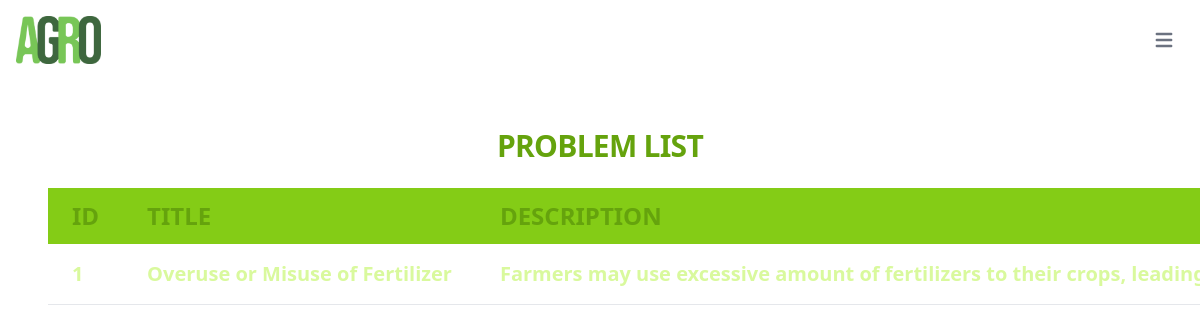
Page /myapp/problemlistview/problemdetailview/1 on the committed database.
### myapp/models.py (models this page shows, shortened)
class Problem(models.Model):
    title = models.CharField(max_length=100)
    description = models.CharField(max_length=500,null=True)

### myapp/views.py (the view)
# urls.py: path('problemlistview/problemdetailview/<int:pk>', ProblemDetailView.as_view()),
class ProblemDetailView(DetailView):
    template_name_suffix = "_show"
    model = Problem

### myapp/templates/myapp/problem_show.html (shortened to what this page needs)
{% load static tailwind_tags %}
{% load static %}
<!DOCTYPE html>
<html lang="en">
<head>
    {% tailwind_css %}
</head>
<body class="overflow-y-scroll">
    <div>
        <nav class="">
          <div class="max-w-screen-xl flex flex-wrap items-center justify-between mx-auto p-4">
            <a href="#" class="flex items-center">
                <img src="{% static 'myapp/images/agrologo.png' %}" class="h-12 " alt="Flowbite Logo" />
            </a>
            <button data-collapse-toggle="navbar-hamburger" type="button" class="inline-flex items-center p-2 ml-3 text-sm text-gray-500 rounded-lg hover:bg-gray-100 focus:outline-none focus:ring-2 focus:ring-gray-200 dark:text-gray-400 dark:hover:bg-gray-700 dark:focus:ring-gray-600" aria-controls="navbar-hamburger" aria-expanded="true">
            </button>
          </div>
        </nav>
    </div>
    <h1 class="mb-4 text-4xl text-center font-bold leading-none tracking-tight text-lime-600 md:text-3xl lg:text-3xl dark:text-lime-600 mt-12"> PROBLEM LIST </h1>
    <div class="relative overflow-x-auto block py-2 pl-12 pr-12">
        <table class="w-full text-sm text-left text-lime-600 dark:text-lime-600">
            <thead class="text-2xl text-lime-600 uppercase bg-lime-500 dark:bg-lime-500 dark:text-white">
                <tr>
                    <th scope="col" class="px-6 py-3"> ID </th>
                    <th scope="col" class="px-6 py-3"> Title </th>
                    <th scope="col" class="px-6 py-3"> Description </th>
                </tr>
            </thead>
            <tbody>
                    <tr class="bg-white border-b dark:bg-slate-200 dark:border-white">
                        <td scope="row" class="px-6 py-4 font-bold text-xl text-lime-200 whitespace-nowrap dark:text-lime-800"> {{problem.id}}</td>
                        <td class="px-6 py-4 font-bold text-xl text-lime-200 whitespace-nowrap dark:text-lime-800"> {{problem.title}}</td>
                        <td class="px-6 py-4 font-bold text-xl text-lime-200 whitespace-nowrap dark:text-lime-800 line-break: normal;"><div class="break-al"> {{problem.description}}</div></td>
                    </tr>
            </tbody>
        </table>
    </div>
</body>
</html>

### rows in the picture
Problem: id "1", title "Overuse or Misuse of Fertilizer", description "Farmers may use excessive amount of fertilizers to their crops,…"
